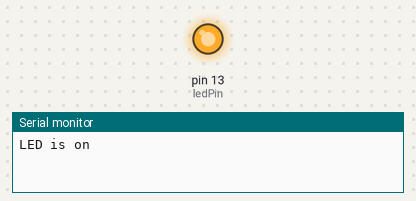
Recording of a sketch running on a simulated Arduino Uno, built with avr-gcc and run on an emulated ATmega328P. On the bench: output pins drawn as LEDs (lit = HIGH), the last lines printed to the serial monitor. At 2.0 s the program stops and its outputs stay as they are.

Above: at 0.1 s.
At 1.1 s:
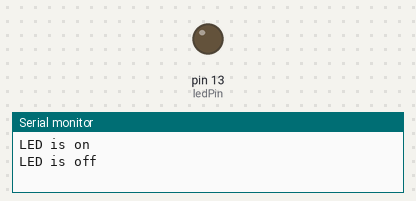
Timing chart, 0 to 2.6 s (numbered marks = the images above):
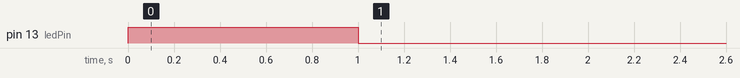

The sketch:

sketch_20250620_081751.ino
```cpp
const int ledPin = 13; // LED connected to digital pin 13

void setup() {
  pinMode(ledPin, OUTPUT); // sets the digital pin as output
  Serial.begin(9600);
}

void loop() {
  digitalWrite(ledPin, HIGH); // turn the LED on
  Serial.println("LED is on");
  delay(1000); // wait for a second
  digitalWrite(ledPin, LOW); // turn the LED off
  Serial.println("LED is off");
  delay(1000); // wait for a second

  while(1); // stop the loop from repeating
}
```

Measured:
- by itself, pin 13 (ledPin): LOW → HIGH at 0.00 s, → LOW 1.0 s later
